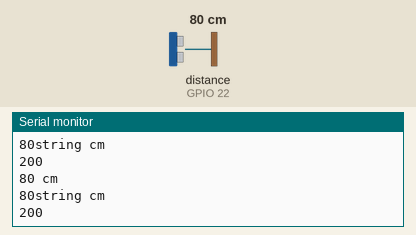
Recording of a sketch running on a simulated ESP32. On the bench: the last lines printed to the serial monitor. Wiring (inferred from the names in the program): ultrasonic range finder: trigger GPIO 23; echo GPIO 22. Inputs (shaded band) come from the test bench; at power-on: distance to the obstacle (sensor on GPIO 22) 80 cm. The echo pulse lasts 58.3 µs per cm; WiFi joins after 1.5 s; servers stay silent unless stated; uploads are accepted with an empty reply.

Above: at 2.7 s.
2.8 s: distance to the obstacle (sensor on GPIO 22) set to 2 cm
At 3.08 s:
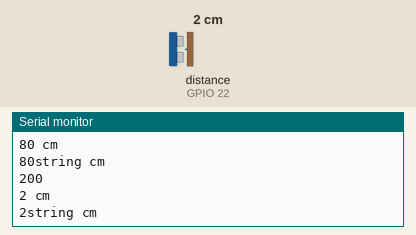
4.3 s: distance to the obstacle (sensor on GPIO 22) set to 4 cm
At 4.9 s:
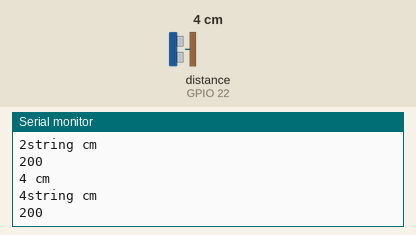
Timing chart, 0 to 7.3 s (numbered marks = the images above; inputs shaded):
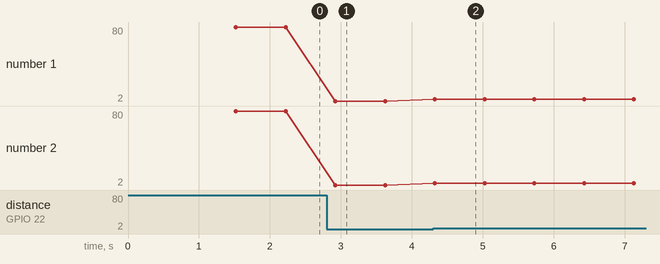

The sketch:

main.ino
```cpp
#include <WiFi.h>
#include <HTTPClient.h>

const char* ssid = "xxxx";
const char* password = "yyyyy";

const int echoPin = 22;
const int trigPin = 23;

void setup() {
  Serial.begin(115200);

  WiFi.begin(ssid, password);
  Serial.println("Connecting");
  while (WiFi.status() != WL_CONNECTED) {
    delay(500);
    Serial.print(".");
  }
  Serial.println("");
  Serial.print("Connected to WiFi network with IP Address: ");
  Serial.println(WiFi.localIP());

  Serial.println("Timer set to 5 seconds (timerDelay variable), it will take 5 seconds before publishing the first reading.");

  pinMode(echoPin, INPUT);               // Set echo pin as input
  pinMode(trigPin, OUTPUT);              // Set trig pin as output
}

void loop() {
  int distance = (int) readDistance();  // Call the function to read the sensor data and get the distance
  Serial.print(distance);           // Print the distance value
  Serial.println(" cm");            // Print " cm" to indicate the unit of measurement
  Serial.print(String(distance));
  Serial.println("string cm");

  if (WiFi.status() == WL_CONNECTED) {

    HTTPClient http;

    http.begin("https://misso-dev.h1rose.com/distance-sensor");  //curlコマンドと同じURi『http://192.168.0.100/datastore/ext/obank/2/ch/0/name 』
    //http.addHeader("Content-Type", "application/json");
    int httpResponseCode = http.POST(String(distance));  //curlコマンドと同じ内容のJSON『{\"value\":\"My favorite channel\"} 』
    if (httpResponseCode > 0) {

      String response = http.getString();

      Serial.println(httpResponseCode);
      Serial.println(response);

    } else {

      Serial.print("Error on sending PUT Request: ");
      Serial.println(httpResponseCode);

    }

    http.end();

  } else {
    Serial.println("Error in WiFi connection");
  }

  delay(500);
}

float readDistance() {
  digitalWrite(trigPin, LOW);   // Set trig pin to low to ensure a clean pulse
  delayMicroseconds(2);         // Delay for 2 microseconds
  digitalWrite(trigPin, HIGH);  // Send a 10 microsecond pulse by setting trig pin to high
  delayMicroseconds(10);
  digitalWrite(trigPin, LOW);  // Set trig pin back to low

  // Measure the pulse width of the echo pin and calculate the distance value
  float distance = pulseIn(echoPin, HIGH) / 58.00;  // Formula: (340m/s * 1us) / 2
  return distance;
}
```

Measured:
- after the input at 2.8 s, the serial monitor: prints a new line after 0.12 s (image 1)
- after the input at 4.3 s, the serial monitor: prints a new line at once (image 2)
- plotted number 1: 80 → 2 after the input at 2.8 s, 2 → 4 after the input at 4.3 s
- plotted number 2: 80 → 2 after the input at 2.8 s, 2 → 4 after the input at 4.3 s
